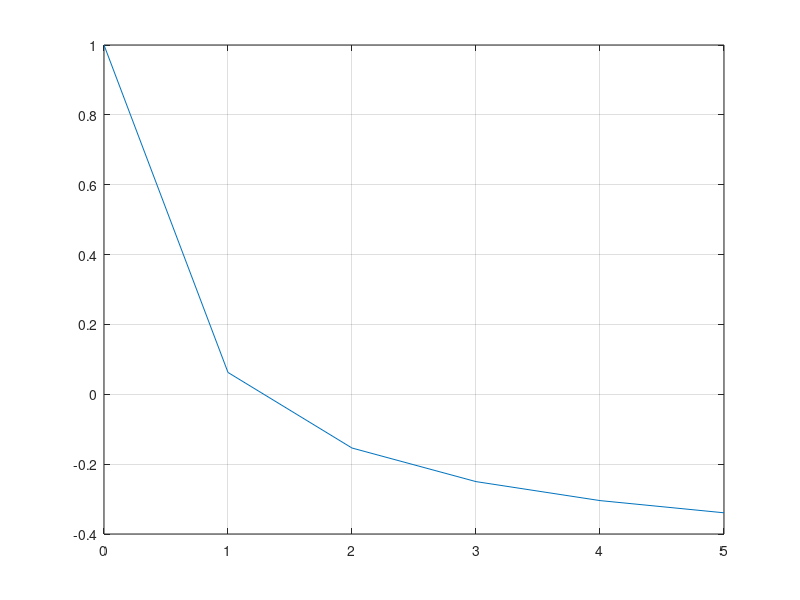

The MATLAB source for this figure:
clear all;
close all;
clc;

t = 2.0;          % tid (s)
b = 1.0;          % hjulbasen (m)
aL = 0.4;         % acceleration vänster hjul (m/s^2)
wL = 1.0;         % hastighet vänster hjul (m/s)
wR = 3.0;         % hastighet höger hjul (m/s)
R = 1.0; % Radien

vL = aL * t + wL;
    
%R = @(t) (b * ( (aR*t + wR) + vL )) ./ (2 * ( (aR*t + wR) - vL ))


f = @(aR) (b * ( (aR*t + wR) + vL )) ./ (2 * ( (aR*t + wR) - vL )) - R;  % Nollställesfunktionen
df = @(aR) - (b * t * vL) ./ ((aR*t + wR - vL).^2 ); % Derivatan för nollställefunktionen


% (1) Plot av aR
aR_test = [0:1:5];

svarsvektor = [f(aR_test)]

plot(aR_test,svarsvektor)

grid on;
hold on;

% (2) Newton

aR = 1.0; % Gissad, vald till 1 utifrån plot.
tolerans = 1e-6;

i = 1;
felGammal = 1;
felGammalGammal = 1;
while 1
    f_varde = f(aR);
    df_varde = df(aR);

    aR_ny = aR - f_varde / df_varde;
    fel = abs(aR_ny - aR);
    
    disp("Iteration:")
    disp(i)
    disp("Nytt aR värde:")
    disp(aR_ny)
    disp("Felet är:")
    disp(fel)
    if i >= 3
        konvergensOrdning = log(fel / felGammal) / log(felGammal / felGammalGammal);
        disp("Konvergensordningen är:")
        disp(konvergensOrdning)
    else
        konvergensOrdning = 0;
        disp("Det krävs ett par iterationer för att beräkna konvergensordning")
    end

    if fel < tolerans
        disp('hittat aR!')
        disp(aR_ny)
        break
    end

    aR = aR_ny;
    felGammalGammal=felGammal;
    felGammal = fel;
    i = i+1;
end
